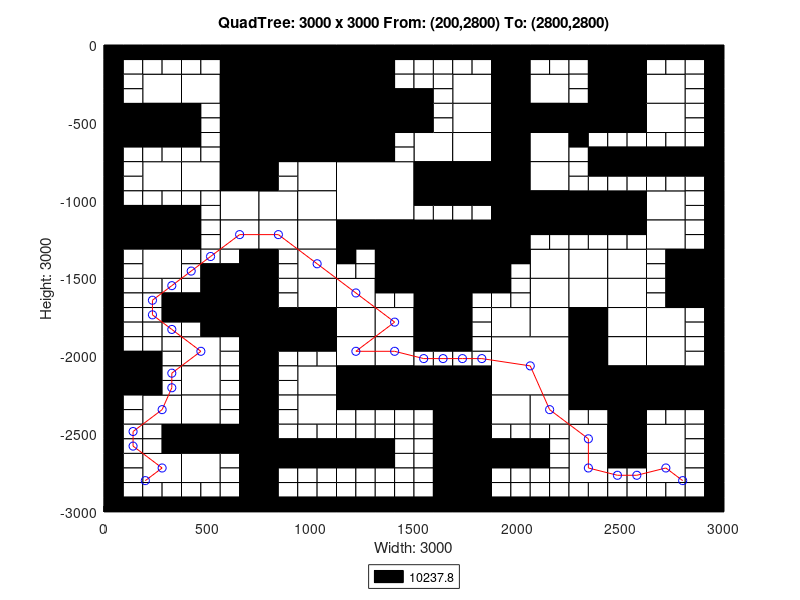

Recreate this plot in MATLAB.
axis([0 3000 -3000 0]);
title('QuadTree: 3000 x 3000 From: (200,2800) To: (2800,2800)');
xlabel('Width: 3000');
ylabel('Height: 3000');
rectangle('Position',[750 -375 375 375], 'FaceColor',[0 0 0]);
rectangle('Position',[750 -750 375 375], 'FaceColor',[0 0 0]);
rectangle('Position',[1125 -1125 375 375], 'FaceColor',[1 1 1]);
rectangle('Position',[1500 -1500 375 375], 'FaceColor',[0 0 0]);
rectangle('Position',[1875 -2250 375 375], 'FaceColor',[1 1 1]);
rectangle('Position',[187.5 -375 187.5 187.5], 'FaceColor',[1 1 1]);
rectangle('Position',[562.5 -187.5 187.5 187.5], 'FaceColor',[0 0 0]);
rectangle('Position',[375 -375 187.5 187.5], 'FaceColor',[1 1 1]);
rectangle('Position',[562.5 -375 187.5 187.5], 'FaceColor',[0 0 0]);
rectangle('Position',[0 -562.5 187.5 187.5], 'FaceColor',[0 0 0]);
rectangle('Position',[187.5 -562.5 187.5 187.5], 'FaceColor',[0 0 0]);
rectangle('Position',[562.5 -562.5 187.5 187.5], 'FaceColor',[0 0 0]);
rectangle('Position',[562.5 -750 187.5 187.5], 'FaceColor',[0 0 0]);
rectangle('Position',[1125 -187.5 187.5 187.5], 'FaceColor',[0 0 0]);
rectangle('Position',[1125 -375 187.5 187.5], 'FaceColor',[0 0 0]);
rectangle('Position',[1125 -562.5 187.5 187.5], 'FaceColor',[0 0 0]);
rectangle('Position',[1312.5 -562.5 187.5 187.5], 'FaceColor',[0 0 0]);
rectangle('Position',[1125 -750 187.5 187.5], 'FaceColor',[0 0 0]);
rectangle('Position',[187.5 -937.5 187.5 187.5], 'FaceColor',[1 1 1]);
rectangle('Position',[375 -937.5 187.5 187.5], 'FaceColor',[1 1 1]);
rectangle('Position',[562.5 -937.5 187.5 187.5], 'FaceColor',[0 0 0]);
rectangle('Position',[562.5 -1125 187.5 187.5], 'FaceColor',[1 1 1]);
rectangle('Position',[0 -1312.5 187.5 187.5], 'FaceColor',[0 0 0]);
rectangle('Position',[187.5 -1312.5 187.5 187.5], 'FaceColor',[0 0 0]);
rectangle('Position',[187.5 -1500 187.5 187.5], 'FaceColor',[1 1 1]);
rectangle('Position',[562.5 -1312.5 187.5 187.5], 'FaceColor',[1 1 1]);
rectangle('Position',[937.5 -937.5 187.5 187.5], 'FaceColor',[1 1 1]);
rectangle('Position',[750 -1125 187.5 187.5], 'FaceColor',[1 1 1]);
rectangle('Position',[937.5 -1125 187.5 187.5], 'FaceColor',[1 1 1]);
rectangle('Position',[750 -1312.5 187.5 187.5], 'FaceColor',[1 1 1]);
rectangle('Position',[937.5 -1312.5 187.5 187.5], 'FaceColor',[1 1 1]);
rectangle('Position',[937.5 -1500 187.5 187.5], 'FaceColor',[1 1 1]);
rectangle('Position',[1125 -1312.5 187.5 187.5], 'FaceColor',[0 0 0]);
rectangle('Position',[1312.5 -1312.5 187.5 187.5], 'FaceColor',[0 0 0]);
rectangle('Position',[1312.5 -1500 187.5 187.5], 'FaceColor',[0 0 0]);
rectangle('Position',[1687.5 -375 187.5 187.5], 'FaceColor',[1 1 1]);
rectangle('Position',[1875 -187.5 187.5 187.5], 'FaceColor',[0 0 0]);
rectangle('Position',[1875 -375 187.5 187.5], 'FaceColor',[0 0 0]);
rectangle('Position',[2062.5 -375 187.5 187.5], 'FaceColor',[1 1 1]);
rectangle('Position',[1687.5 -562.5 187.5 187.5], 'FaceColor',[1 1 1]);
rectangle('Position',[1500 -750 187.5 187.5], 'FaceColor',[1 1 1]);
rectangle('Position',[1687.5 -750 187.5 187.5], 'FaceColor',[1 1 1]);
rectangle('Position',[1875 -562.5 187.5 187.5], 'FaceColor',[0 0 0]);
rectangle('Position',[2062.5 -562.5 187.5 187.5], 'FaceColor',[0 0 0]);
rectangle('Position',[1875 -750 187.5 187.5], 'FaceColor',[0 0 0]);
rectangle('Position',[2062.5 -750 187.5 187.5], 'FaceColor',[1 1 1]);
rectangle('Position',[2437.5 -187.5 187.5 187.5], 'FaceColor',[0 0 0]);
rectangle('Position',[2437.5 -375 187.5 187.5], 'FaceColor',[0 0 0]);
rectangle('Position',[2625 -375 187.5 187.5], 'FaceColor',[1 1 1]);
rectangle('Position',[2250 -562.5 187.5 187.5], 'FaceColor',[0 0 0]);
rectangle('Position',[2437.5 -562.5 187.5 187.5], 'FaceColor',[0 0 0]);
rectangle('Position',[2625 -562.5 187.5 187.5], 'FaceColor',[1 1 1]);
rectangle('Position',[1500 -937.5 187.5 187.5], 'FaceColor',[0 0 0]);
rectangle('Position',[1687.5 -937.5 187.5 187.5], 'FaceColor',[0 0 0]);
rectangle('Position',[1875 -937.5 187.5 187.5], 'FaceColor',[0 0 0]);
rectangle('Position',[2062.5 -937.5 187.5 187.5], 'FaceColor',[1 1 1]);
rectangle('Position',[1875 -1125 187.5 187.5], 'FaceColor',[0 0 0]);
rectangle('Position',[2062.5 -1125 187.5 187.5], 'FaceColor',[0 0 0]);
rectangle('Position',[1875 -1312.5 187.5 187.5], 'FaceColor',[0 0 0]);
rectangle('Position',[2062.5 -1500 187.5 187.5], 'FaceColor',[1 1 1]);
rectangle('Position',[2250 -1125 187.5 187.5], 'FaceColor',[0 0 0]);
rectangle('Position',[2437.5 -1125 187.5 187.5], 'FaceColor',[0 0 0]);
rectangle('Position',[2625 -1125 187.5 187.5], 'FaceColor',[1 1 1]);
rectangle('Position',[2250 -1500 187.5 187.5], 'FaceColor',[1 1 1]);
rectangle('Position',[2437.5 -1500 187.5 187.5], 'FaceColor',[1 1 1]);
rectangle('Position',[2625 -1312.5 187.5 187.5], 'FaceColor',[1 1 1]);
rectangle('Position',[2812.5 -1500 187.5 187.5], 'FaceColor',[0 0 0]);
rectangle('Position',[562.5 -1687.5 187.5 187.5], 'FaceColor',[0 0 0]);
rectangle('Position',[562.5 -1875 187.5 187.5], 'FaceColor',[0 0 0]);
rectangle('Position',[0 -2250 187.5 187.5], 'FaceColor',[0 0 0]);
rectangle('Position',[375 -2062.5 187.5 187.5], 'FaceColor',[1 1 1]);
rectangle('Position',[375 -2250 187.5 187.5], 'FaceColor',[1 1 1]);
rectangle('Position',[937.5 -1687.5 187.5 187.5], 'FaceColor',[1 1 1]);
rectangle('Position',[750 -1875 187.5 187.5], 'FaceColor',[0 0 0]);
rectangle('Position',[937.5 -1875 187.5 187.5], 'FaceColor',[0 0 0]);
rectangle('Position',[1125 -1687.5 187.5 187.5], 'FaceColor',[1 1 1]);
rectangle('Position',[1125 -1875 187.5 187.5], 'FaceColor',[1 1 1]);
rectangle('Position',[1312.5 -1875 187.5 187.5], 'FaceColor',[1 1 1]);
rectangle('Position',[937.5 -2250 187.5 187.5], 'FaceColor',[1 1 1]);
rectangle('Position',[1125 -2062.5 187.5 187.5], 'FaceColor',[1 1 1]);
rectangle('Position',[1312.5 -2062.5 187.5 187.5], 'FaceColor',[1 1 1]);
rectangle('Position',[1125 -2250 187.5 187.5], 'FaceColor',[0 0 0]);
rectangle('Position',[1312.5 -2250 187.5 187.5], 'FaceColor',[0 0 0]);
rectangle('Position',[187.5 -2437.5 187.5 187.5], 'FaceColor',[1 1 1]);
rectangle('Position',[375 -2437.5 187.5 187.5], 'FaceColor',[1 1 1]);
rectangle('Position',[375 -2625 187.5 187.5], 'FaceColor',[0 0 0]);
rectangle('Position',[562.5 -2625 187.5 187.5], 'FaceColor',[0 0 0]);
rectangle('Position',[187.5 -2812.5 187.5 187.5], 'FaceColor',[1 1 1]);
rectangle('Position',[375 -2812.5 187.5 187.5], 'FaceColor',[1 1 1]);
rectangle('Position',[937.5 -2437.5 187.5 187.5], 'FaceColor',[1 1 1]);
rectangle('Position',[1500 -1687.5 187.5 187.5], 'FaceColor',[0 0 0]);
rectangle('Position',[1500 -1875 187.5 187.5], 'FaceColor',[0 0 0]);
rectangle('Position',[2062.5 -1687.5 187.5 187.5], 'FaceColor',[1 1 1]);
rectangle('Position',[1875 -1875 187.5 187.5], 'FaceColor',[1 1 1]);
rectangle('Position',[2062.5 -1875 187.5 187.5], 'FaceColor',[1 1 1]);
rectangle('Position',[1500 -2250 187.5 187.5], 'FaceColor',[0 0 0]);
rectangle('Position',[1687.5 -2250 187.5 187.5], 'FaceColor',[0 0 0]);
rectangle('Position',[2250 -1687.5 187.5 187.5], 'FaceColor',[1 1 1]);
rectangle('Position',[2437.5 -1687.5 187.5 187.5], 'FaceColor',[1 1 1]);
rectangle('Position',[2250 -1875 187.5 187.5], 'FaceColor',[0 0 0]);
rectangle('Position',[2437.5 -1875 187.5 187.5], 'FaceColor',[1 1 1]);
rectangle('Position',[2812.5 -1687.5 187.5 187.5], 'FaceColor',[0 0 0]);
rectangle('Position',[2625 -1875 187.5 187.5], 'FaceColor',[1 1 1]);
rectangle('Position',[2250 -2062.5 187.5 187.5], 'FaceColor',[0 0 0]);
rectangle('Position',[2437.5 -2062.5 187.5 187.5], 'FaceColor',[1 1 1]);
rectangle('Position',[2250 -2250 187.5 187.5], 'FaceColor',[0 0 0]);
rectangle('Position',[2437.5 -2250 187.5 187.5], 'FaceColor',[0 0 0]);
rectangle('Position',[2625 -2062.5 187.5 187.5], 'FaceColor',[1 1 1]);
rectangle('Position',[2625 -2250 187.5 187.5], 'FaceColor',[0 0 0]);
rectangle('Position',[2812.5 -2250 187.5 187.5], 'FaceColor',[0 0 0]);
rectangle('Position',[1687.5 -2437.5 187.5 187.5], 'FaceColor',[0 0 0]);
rectangle('Position',[1687.5 -2625 187.5 187.5], 'FaceColor',[0 0 0]);
rectangle('Position',[1875 -2437.5 187.5 187.5], 'FaceColor',[1 1 1]);
rectangle('Position',[2062.5 -2437.5 187.5 187.5], 'FaceColor',[1 1 1]);
rectangle('Position',[1687.5 -2812.5 187.5 187.5], 'FaceColor',[0 0 0]);
rectangle('Position',[1687.5 -3000 187.5 187.5], 'FaceColor',[0 0 0]);
rectangle('Position',[2437.5 -2437.5 187.5 187.5], 'FaceColor',[0 0 0]);
rectangle('Position',[2250 -2625 187.5 187.5], 'FaceColor',[1 1 1]);
rectangle('Position',[2437.5 -2625 187.5 187.5], 'FaceColor',[0 0 0]);
rectangle('Position',[2625 -2625 187.5 187.5], 'FaceColor',[1 1 1]);
rectangle('Position',[2250 -2812.5 187.5 187.5], 'FaceColor',[1 1 1]);
rectangle('Position',[2625 -2812.5 187.5 187.5], 'FaceColor',[1 1 1]);
rectangle('Position',[0 -93.75 93.75 93.75], 'FaceColor',[0 0 0]);
rectangle('Position',[93.75 -93.75 93.75 93.75], 'FaceColor',[0 0 0]);
rectangle('Position',[0 -187.5 93.75 93.75], 'FaceColor',[0 0 0]);
rectangle('Position',[93.75 -187.5 93.75 93.75], 'FaceColor',[1 1 1]);
rectangle('Position',[187.5 -93.75 93.75 93.75], 'FaceColor',[0 0 0]);
rectangle('Position',[281.25 -93.75 93.75 93.75], 'FaceColor',[0 0 0]);
rectangle('Position',[187.5 -187.5 93.75 93.75], 'FaceColor',[1 1 1]);
rectangle('Position',[281.25 -187.5 93.75 93.75], 'FaceColor',[1 1 1]);
rectangle('Position',[0 -281.25 93.75 93.75], 'FaceColor',[0 0 0]);
rectangle('Position',[93.75 -281.25 93.75 93.75], 'FaceColor',[1 1 1]);
rectangle('Position',[0 -375 93.75 93.75], 'FaceColor',[0 0 0]);
rectangle('Position',[93.75 -375 93.75 93.75], 'FaceColor',[1 1 1]);
rectangle('Position',[375 -93.75 93.75 93.75], 'FaceColor',[0 0 0]);
rectangle('Position',[468.75 -93.75 93.75 93.75], 'FaceColor',[0 0 0]);
rectangle('Position',[375 -187.5 93.75 93.75], 'FaceColor',[1 1 1]);
rectangle('Position',[468.75 -187.5 93.75 93.75], 'FaceColor',[1 1 1]);
rectangle('Position',[0 -656.25 93.75 93.75], 'FaceColor',[0 0 0]);
rectangle('Position',[93.75 -656.25 93.75 93.75], 'FaceColor',[0 0 0]);
rectangle('Position',[0 -750 93.75 93.75], 'FaceColor',[0 0 0]);
rectangle('Position',[93.75 -750 93.75 93.75], 'FaceColor',[1 1 1]);
rectangle('Position',[187.5 -656.25 93.75 93.75], 'FaceColor',[0 0 0]);
rectangle('Position',[281.25 -656.25 93.75 93.75], 'FaceColor',[0 0 0]);
rectangle('Position',[187.5 -750 93.75 93.75], 'FaceColor',[1 1 1]);
rectangle('Position',[281.25 -750 93.75 93.75], 'FaceColor',[1 1 1]);
rectangle('Position',[375 -468.75 93.75 93.75], 'FaceColor',[0 0 0]);
rectangle('Position',[468.75 -468.75 93.75 93.75], 'FaceColor',[1 1 1]);
rectangle('Position',[375 -562.5 93.75 93.75], 'FaceColor',[0 0 0]);
rectangle('Position',[468.75 -562.5 93.75 93.75], 'FaceColor',[1 1 1]);
rectangle('Position',[375 -656.25 93.75 93.75], 'FaceColor',[0 0 0]);
rectangle('Position',[468.75 -656.25 93.75 93.75], 'FaceColor',[1 1 1]);
rectangle('Position',[375 -750 93.75 93.75], 'FaceColor',[1 1 1]);
rectangle('Position',[468.75 -750 93.75 93.75], 'FaceColor',[1 1 1]);
rectangle('Position',[1312.5 -93.75 93.75 93.75], 'FaceColor',[0 0 0]);
rectangle('Position',[1406.25 -93.75 93.75 93.75], 'FaceColor',[0 0 0]);
rectangle('Position',[1312.5 -187.5 93.75 93.75], 'FaceColor',[0 0 0]);
rectangle('Position',[1406.25 -187.5 93.75 93.75], 'FaceColor',[1 1 1]);
rectangle('Position',[1312.5 -281.25 93.75 93.75], 'FaceColor',[0 0 0]);
rectangle('Position',[1406.25 -281.25 93.75 93.75], 'FaceColor',[1 1 1]);
rectangle('Position',[1312.5 -375 93.75 93.75], 'FaceColor',[0 0 0]);
rectangle('Position',[1406.25 -375 93.75 93.75], 'FaceColor',[0 0 0]);
rectangle('Position',[1312.5 -656.25 93.75 93.75], 'FaceColor',[0 0 0]);
rectangle('Position',[1406.25 -656.25 93.75 93.75], 'FaceColor',[1 1 1]);
rectangle('Position',[1312.5 -750 93.75 93.75], 'FaceColor',[0 0 0]);
rectangle('Position',[1406.25 -750 93.75 93.75], 'FaceColor',[1 1 1]);
rectangle('Position',[0 -843.75 93.75 93.75], 'FaceColor',[0 0 0]);
rectangle('Position',[93.75 -843.75 93.75 93.75], 'FaceColor',[1 1 1]);
rectangle('Position',[0 -937.5 93.75 93.75], 'FaceColor',[0 0 0]);
rectangle('Position',[93.75 -937.5 93.75 93.75], 'FaceColor',[1 1 1]);
rectangle('Position',[0 -1031.25 93.75 93.75], 'FaceColor',[0 0 0]);
rectangle('Position',[93.75 -1031.25 93.75 93.75], 'FaceColor',[1 1 1]);
rectangle('Position',[0 -1125 93.75 93.75], 'FaceColor',[0 0 0]);
rectangle('Position',[93.75 -1125 93.75 93.75], 'FaceColor',[0 0 0]);
rectangle('Position',[187.5 -1031.25 93.75 93.75], 'FaceColor',[1 1 1]);
rectangle('Position',[281.25 -1031.25 93.75 93.75], 'FaceColor',[1 1 1]);
rectangle('Position',[187.5 -1125 93.75 93.75], 'FaceColor',[0 0 0]);
rectangle('Position',[281.25 -1125 93.75 93.75], 'FaceColor',[0 0 0]);
rectangle('Position',[375 -1031.25 93.75 93.75], 'FaceColor',[1 1 1]);
rectangle('Position',[468.75 -1031.25 93.75 93.75], 'FaceColor',[1 1 1]);
rectangle('Position',[375 -1125 93.75 93.75], 'FaceColor',[0 0 0]);
rectangle('Position',[468.75 -1125 93.75 93.75], 'FaceColor',[1 1 1]);
rectangle('Position',[0 -1406.25 93.75 93.75], 'FaceColor',[0 0 0]);
rectangle('Position',[93.75 -1406.25 93.75 93.75], 'FaceColor',[1 1 1]);
rectangle('Position',[0 -1500 93.75 93.75], 'FaceColor',[0 0 0]);
rectangle('Position',[93.75 -1500 93.75 93.75], 'FaceColor',[1 1 1]);
rectangle('Position',[375 -1218.75 93.75 93.75], 'FaceColor',[0 0 0]);
rectangle('Position',[468.75 -1218.75 93.75 93.75], 'FaceColor',[1 1 1]);
rectangle('Position',[375 -1312.5 93.75 93.75], 'FaceColor',[0 0 0]);
rectangle('Position',[468.75 -1312.5 93.75 93.75], 'FaceColor',[1 1 1]);
rectangle('Position',[375 -1406.25 93.75 93.75], 'FaceColor',[1 1 1]);
rectangle('Position',[468.75 -1406.25 93.75 93.75], 'FaceColor',[1 1 1]);
rectangle('Position',[375 -1500 93.75 93.75], 'FaceColor',[1 1 1]);
rectangle('Position',[468.75 -1500 93.75 93.75], 'FaceColor',[0 0 0]);
rectangle('Position',[562.5 -1406.25 93.75 93.75], 'FaceColor',[1 1 1]);
rectangle('Position',[656.25 -1406.25 93.75 93.75], 'FaceColor',[0 0 0]);
rectangle('Position',[562.5 -1500 93.75 93.75], 'FaceColor',[0 0 0]);
rectangle('Position',[656.25 -1500 93.75 93.75], 'FaceColor',[0 0 0]);
rectangle('Position',[750 -843.75 93.75 93.75], 'FaceColor',[0 0 0]);
rectangle('Position',[843.75 -843.75 93.75 93.75], 'FaceColor',[1 1 1]);
rectangle('Position',[750 -937.5 93.75 93.75], 'FaceColor',[0 0 0]);
rectangle('Position',[843.75 -937.5 93.75 93.75], 'FaceColor',[1 1 1]);
rectangle('Position',[750 -1406.25 93.75 93.75], 'FaceColor',[0 0 0]);
rectangle('Position',[843.75 -1406.25 93.75 93.75], 'FaceColor',[1 1 1]);
rectangle('Position',[750 -1500 93.75 93.75], 'FaceColor',[0 0 0]);
rectangle('Position',[843.75 -1500 93.75 93.75], 'FaceColor',[1 1 1]);
rectangle('Position',[1125 -1406.25 93.75 93.75], 'FaceColor',[0 0 0]);
rectangle('Position',[1218.75 -1406.25 93.75 93.75], 'FaceColor',[1 1 1]);
rectangle('Position',[1125 -1500 93.75 93.75], 'FaceColor',[1 1 1]);
rectangle('Position',[1218.75 -1500 93.75 93.75], 'FaceColor',[1 1 1]);
rectangle('Position',[1500 -93.75 93.75 93.75], 'FaceColor',[0 0 0]);
rectangle('Position',[1593.75 -93.75 93.75 93.75], 'FaceColor',[0 0 0]);
rectangle('Position',[1500 -187.5 93.75 93.75], 'FaceColor',[1 1 1]);
rectangle('Position',[1593.75 -187.5 93.75 93.75], 'FaceColor',[1 1 1]);
rectangle('Position',[1687.5 -93.75 93.75 93.75], 'FaceColor',[0 0 0]);
rectangle('Position',[1781.25 -93.75 93.75 93.75], 'FaceColor',[0 0 0]);
rectangle('Position',[1687.5 -187.5 93.75 93.75], 'FaceColor',[1 1 1]);
rectangle('Position',[1781.25 -187.5 93.75 93.75], 'FaceColor',[1 1 1]);
rectangle('Position',[1500 -281.25 93.75 93.75], 'FaceColor',[1 1 1]);
rectangle('Position',[1593.75 -281.25 93.75 93.75], 'FaceColor',[1 1 1]);
rectangle('Position',[1500 -375 93.75 93.75], 'FaceColor',[0 0 0]);
rectangle('Position',[1593.75 -375 93.75 93.75], 'FaceColor',[1 1 1]);
rectangle('Position',[2062.5 -93.75 93.75 93.75], 'FaceColor',[0 0 0]);
rectangle('Position',[2156.25 -93.75 93.75 93.75], 'FaceColor',[0 0 0]);
rectangle('Position',[2062.5 -187.5 93.75 93.75], 'FaceColor',[1 1 1]);
rectangle('Position',[2156.25 -187.5 93.75 93.75], 'FaceColor',[1 1 1]);
rectangle('Position',[1500 -468.75 93.75 93.75], 'FaceColor',[0 0 0]);
rectangle('Position',[1593.75 -468.75 93.75 93.75], 'FaceColor',[1 1 1]);
rectangle('Position',[1500 -562.5 93.75 93.75], 'FaceColor',[0 0 0]);
rectangle('Position',[1593.75 -562.5 93.75 93.75], 'FaceColor',[1 1 1]);
rectangle('Position',[2250 -93.75 93.75 93.75], 'FaceColor',[0 0 0]);
rectangle('Position',[2343.75 -93.75 93.75 93.75], 'FaceColor',[0 0 0]);
rectangle('Position',[2250 -187.5 93.75 93.75], 'FaceColor',[1 1 1]);
rectangle('Position',[2343.75 -187.5 93.75 93.75], 'FaceColor',[0 0 0]);
rectangle('Position',[2250 -281.25 93.75 93.75], 'FaceColor',[1 1 1]);
rectangle('Position',[2343.75 -281.25 93.75 93.75], 'FaceColor',[0 0 0]);
rectangle('Position',[2250 -375 93.75 93.75], 'FaceColor',[1 1 1]);
rectangle('Position',[2343.75 -375 93.75 93.75], 'FaceColor',[0 0 0]);
rectangle('Position',[2625 -93.75 93.75 93.75], 'FaceColor',[0 0 0]);
rectangle('Position',[2718.75 -93.75 93.75 93.75], 'FaceColor',[0 0 0]);
rectangle('Position',[2625 -187.5 93.75 93.75], 'FaceColor',[1 1 1]);
rectangle('Position',[2718.75 -187.5 93.75 93.75], 'FaceColor',[1 1 1]);
rectangle('Position',[2812.5 -93.75 93.75 93.75], 'FaceColor',[0 0 0]);
rectangle('Position',[2906.25 -93.75 93.75 93.75], 'FaceColor',[0 0 0]);
rectangle('Position',[2812.5 -187.5 93.75 93.75], 'FaceColor',[1 1 1]);
rectangle('Position',[2906.25 -187.5 93.75 93.75], 'FaceColor',[0 0 0]);
rectangle('Position',[2812.5 -281.25 93.75 93.75], 'FaceColor',[1 1 1]);
rectangle('Position',[2906.25 -281.25 93.75 93.75], 'FaceColor',[0 0 0]);
rectangle('Position',[2812.5 -375 93.75 93.75], 'FaceColor',[1 1 1]);
rectangle('Position',[2906.25 -375 93.75 93.75], 'FaceColor',[0 0 0]);
rectangle('Position',[2250 -656.25 93.75 93.75], 'FaceColor',[0 0 0]);
rectangle('Position',[2343.75 -656.25 93.75 93.75], 'FaceColor',[1 1 1]);
rectangle('Position',[2250 -750 93.75 93.75], 'FaceColor',[1 1 1]);
rectangle('Position',[2343.75 -750 93.75 93.75], 'FaceColor',[0 0 0]);
rectangle('Position',[2437.5 -656.25 93.75 93.75], 'FaceColor',[1 1 1]);
rectangle('Position',[2531.25 -656.25 93.75 93.75], 'FaceColor',[1 1 1]);
rectangle('Position',[2437.5 -750 93.75 93.75], 'FaceColor',[0 0 0]);
rectangle('Position',[2531.25 -750 93.75 93.75], 'FaceColor',[0 0 0]);
rectangle('Position',[2812.5 -468.75 93.75 93.75], 'FaceColor',[1 1 1]);
rectangle('Position',[2906.25 -468.75 93.75 93.75], 'FaceColor',[0 0 0]);
rectangle('Position',[2812.5 -562.5 93.75 93.75], 'FaceColor',[1 1 1]);
rectangle('Position',[2906.25 -562.5 93.75 93.75], 'FaceColor',[0 0 0]);
rectangle('Position',[2625 -656.25 93.75 93.75], 'FaceColor',[1 1 1]);
rectangle('Position',[2718.75 -656.25 93.75 93.75], 'FaceColor',[1 1 1]);
rectangle('Position',[2625 -750 93.75 93.75], 'FaceColor',[0 0 0]);
rectangle('Position',[2718.75 -750 93.75 93.75], 'FaceColor',[0 0 0]);
rectangle('Position',[2812.5 -656.25 93.75 93.75], 'FaceColor',[1 1 1]);
rectangle('Position',[2906.25 -656.25 93.75 93.75], 'FaceColor',[0 0 0]);
rectangle('Position',[2812.5 -750 93.75 93.75], 'FaceColor',[0 0 0]);
rectangle('Position',[2906.25 -750 93.75 93.75], 'FaceColor',[0 0 0]);
rectangle('Position',[1500 -1031.25 93.75 93.75], 'FaceColor',[0 0 0]);
rectangle('Position',[1593.75 -1031.25 93.75 93.75], 'FaceColor',[0 0 0]);
rectangle('Position',[1500 -1125 93.75 93.75], 'FaceColor',[1 1 1]);
rectangle('Position',[1593.75 -1125 93.75 93.75], 'FaceColor',[1 1 1]);
rectangle('Position',[1687.5 -1031.25 93.75 93.75], 'FaceColor',[0 0 0]);
rectangle('Position',[1781.25 -1031.25 93.75 93.75], 'FaceColor',[0 0 0]);
rectangle('Position',[1687.5 -1125 93.75 93.75], 'FaceColor',[1 1 1]);
rectangle('Position',[1781.25 -1125 93.75 93.75], 'FaceColor',[1 1 1]);
rectangle('Position',[2062.5 -1218.75 93.75 93.75], 'FaceColor',[0 0 0]);
rectangle('Position',[2156.25 -1218.75 93.75 93.75], 'FaceColor',[0 0 0]);
rectangle('Position',[2062.5 -1312.5 93.75 93.75], 'FaceColor',[1 1 1]);
rectangle('Position',[2156.25 -1312.5 93.75 93.75], 'FaceColor',[1 1 1]);
rectangle('Position',[1875 -1406.25 93.75 93.75], 'FaceColor',[0 0 0]);
rectangle('Position',[1968.75 -1406.25 93.75 93.75], 'FaceColor',[0 0 0]);
rectangle('Position',[1875 -1500 93.75 93.75], 'FaceColor',[0 0 0]);
rectangle('Position',[1968.75 -1500 93.75 93.75], 'FaceColor',[1 1 1]);
rectangle('Position',[2250 -843.75 93.75 93.75], 'FaceColor',[1 1 1]);
rectangle('Position',[2343.75 -843.75 93.75 93.75], 'FaceColor',[0 0 0]);
rectangle('Position',[2250 -937.5 93.75 93.75], 'FaceColor',[1 1 1]);
rectangle('Position',[2343.75 -937.5 93.75 93.75], 'FaceColor',[1 1 1]);
rectangle('Position',[2437.5 -843.75 93.75 93.75], 'FaceColor',[0 0 0]);
rectangle('Position',[2531.25 -843.75 93.75 93.75], 'FaceColor',[0 0 0]);
rectangle('Position',[2437.5 -937.5 93.75 93.75], 'FaceColor',[1 1 1]);
rectangle('Position',[2531.25 -937.5 93.75 93.75], 'FaceColor',[1 1 1]);
rectangle('Position',[2625 -843.75 93.75 93.75], 'FaceColor',[0 0 0]);
rectangle('Position',[2718.75 -843.75 93.75 93.75], 'FaceColor',[0 0 0]);
rectangle('Position',[2625 -937.5 93.75 93.75], 'FaceColor',[1 1 1]);
rectangle('Position',[2718.75 -937.5 93.75 93.75], 'FaceColor',[1 1 1]);
rectangle('Position',[2812.5 -843.75 93.75 93.75], 'FaceColor',[0 0 0]);
rectangle('Position',[2906.25 -843.75 93.75 93.75], 'FaceColor',[0 0 0]);
rectangle('Position',[2812.5 -937.5 93.75 93.75], 'FaceColor',[1 1 1]);
rectangle('Position',[2906.25 -937.5 93.75 93.75], 'FaceColor',[0 0 0]);
rectangle('Position',[2812.5 -1031.25 93.75 93.75], 'FaceColor',[1 1 1]);
rectangle('Position',[2906.25 -1031.25 93.75 93.75], 'FaceColor',[0 0 0]);
rectangle('Position',[2812.5 -1125 93.75 93.75], 'FaceColor',[1 1 1]);
rectangle('Position',[2906.25 -1125 93.75 93.75], 'FaceColor',[0 0 0]);
rectangle('Position',[2250 -1218.75 93.75 93.75], 'FaceColor',[0 0 0]);
rectangle('Position',[2343.75 -1218.75 93.75 93.75], 'FaceColor',[0 0 0]);
rectangle('Position',[2250 -1312.5 93.75 93.75], 'FaceColor',[1 1 1]);
rectangle('Position',[2343.75 -1312.5 93.75 93.75], 'FaceColor',[1 1 1]);
rectangle('Position',[2437.5 -1218.75 93.75 93.75], 'FaceColor',[0 0 0]);
rectangle('Position',[2531.25 -1218.75 93.75 93.75], 'FaceColor',[0 0 0]);
rectangle('Position',[2437.5 -1312.5 93.75 93.75], 'FaceColor',[1 1 1]);
rectangle('Position',[2531.25 -1312.5 93.75 93.75], 'FaceColor',[1 1 1]);
rectangle('Position',[2812.5 -1218.75 93.75 93.75], 'FaceColor',[1 1 1]);
rectangle('Position',[2906.25 -1218.75 93.75 93.75], 'FaceColor',[0 0 0]);
rectangle('Position',[2812.5 -1312.5 93.75 93.75], 'FaceColor',[1 1 1]);
rectangle('Position',[2906.25 -1312.5 93.75 93.75], 'FaceColor',[0 0 0]);
rectangle('Position',[2625 -1406.25 93.75 93.75], 'FaceColor',[1 1 1]);
rectangle('Position',[2718.75 -1406.25 93.75 93.75], 'FaceColor',[0 0 0]);
rectangle('Position',[2625 -1500 93.75 93.75], 'FaceColor',[1 1 1]);
rectangle('Position',[2718.75 -1500 93.75 93.75], 'FaceColor',[0 0 0]);
rectangle('Position',[0 -1593.75 93.75 93.75], 'FaceColor',[0 0 0]);
rectangle('Position',[93.75 -1593.75 93.75 93.75], 'FaceColor',[1 1 1]);
rectangle('Position',[0 -1687.5 93.75 93.75], 'FaceColor',[0 0 0]);
rectangle('Position',[93.75 -1687.5 93.75 93.75], 'FaceColor',[1 1 1]);
rectangle('Position',[187.5 -1593.75 93.75 93.75], 'FaceColor',[1 1 1]);
rectangle('Position',[281.25 -1593.75 93.75 93.75], 'FaceColor',[1 1 1]);
rectangle('Position',[187.5 -1687.5 93.75 93.75], 'FaceColor',[1 1 1]);
rectangle('Position',[281.25 -1687.5 93.75 93.75], 'FaceColor',[0 0 0]);
rectangle('Position',[0 -1781.25 93.75 93.75], 'FaceColor',[0 0 0]);
rectangle('Position',[93.75 -1781.25 93.75 93.75], 'FaceColor',[1 1 1]);
rectangle('Position',[0 -1875 93.75 93.75], 'FaceColor',[0 0 0]);
rectangle('Position',[93.75 -1875 93.75 93.75], 'FaceColor',[1 1 1]);
rectangle('Position',[187.5 -1781.25 93.75 93.75], 'FaceColor',[1 1 1]);
rectangle('Position',[281.25 -1781.25 93.75 93.75], 'FaceColor',[0 0 0]);
rectangle('Position',[187.5 -1875 93.75 93.75], 'FaceColor',[1 1 1]);
rectangle('Position',[281.25 -1875 93.75 93.75], 'FaceColor',[1 1 1]);
rectangle('Position',[375 -1593.75 93.75 93.75], 'FaceColor',[1 1 1]);
rectangle('Position',[468.75 -1593.75 93.75 93.75], 'FaceColor',[0 0 0]);
rectangle('Position',[375 -1687.5 93.75 93.75], 'FaceColor',[0 0 0]);
rectangle('Position',[468.75 -1687.5 93.75 93.75], 'FaceColor',[0 0 0]);
rectangle('Position',[375 -1781.25 93.75 93.75], 'FaceColor',[0 0 0]);
rectangle('Position',[468.75 -1781.25 93.75 93.75], 'FaceColor',[0 0 0]);
rectangle('Position',[375 -1875 93.75 93.75], 'FaceColor',[1 1 1]);
rectangle('Position',[468.75 -1875 93.75 93.75], 'FaceColor',[0 0 0]);
rectangle('Position',[0 -1968.75 93.75 93.75], 'FaceColor',[0 0 0]);
rectangle('Position',[93.75 -1968.75 93.75 93.75], 'FaceColor',[1 1 1]);
rectangle('Position',[0 -2062.5 93.75 93.75], 'FaceColor',[0 0 0]);
rectangle('Position',[93.75 -2062.5 93.75 93.75], 'FaceColor',[0 0 0]);
rectangle('Position',[187.5 -1968.75 93.75 93.75], 'FaceColor',[1 1 1]);
rectangle('Position',[281.25 -1968.75 93.75 93.75], 'FaceColor',[1 1 1]);
rectangle('Position',[187.5 -2062.5 93.75 93.75], 'FaceColor',[0 0 0]);
rectangle('Position',[281.25 -2062.5 93.75 93.75], 'FaceColor',[1 1 1]);
rectangle('Position',[187.5 -2156.25 93.75 93.75], 'FaceColor',[0 0 0]);
rectangle('Position',[281.25 -2156.25 93.75 93.75], 'FaceColor',[1 1 1]);
rectangle('Position',[187.5 -2250 93.75 93.75], 'FaceColor',[0 0 0]);
rectangle('Position',[281.25 -2250 93.75 93.75], 'FaceColor',[1 1 1]);
rectangle('Position',[562.5 -1968.75 93.75 93.75], 'FaceColor',[1 1 1]);
rectangle('Position',[656.25 -1968.75 93.75 93.75], 'FaceColor',[0 0 0]);
rectangle('Position',[562.5 -2062.5 93.75 93.75], 'FaceColor',[1 1 1]);
rectangle('Position',[656.25 -2062.5 93.75 93.75], 'FaceColor',[0 0 0]);
rectangle('Position',[562.5 -2156.25 93.75 93.75], 'FaceColor',[1 1 1]);
rectangle('Position',[656.25 -2156.25 93.75 93.75], 'FaceColor',[0 0 0]);
rectangle('Position',[562.5 -2250 93.75 93.75], 'FaceColor',[1 1 1]);
rectangle('Position',[656.25 -2250 93.75 93.75], 'FaceColor',[0 0 0]);
rectangle('Position',[750 -1593.75 93.75 93.75], 'FaceColor',[0 0 0]);
rectangle('Position',[843.75 -1593.75 93.75 93.75], 'FaceColor',[1 1 1]);
rectangle('Position',[750 -1687.5 93.75 93.75], 'FaceColor',[0 0 0]);
rectangle('Position',[843.75 -1687.5 93.75 93.75], 'FaceColor',[1 1 1]);
rectangle('Position',[1312.5 -1593.75 93.75 93.75], 'FaceColor',[0 0 0]);
rectangle('Position',[1406.25 -1593.75 93.75 93.75], 'FaceColor',[0 0 0]);
rectangle('Position',[1312.5 -1687.5 93.75 93.75], 'FaceColor',[1 1 1]);
rectangle('Position',[1406.25 -1687.5 93.75 93.75], 'FaceColor',[1 1 1]);
rectangle('Position',[750 -1968.75 93.75 93.75], 'FaceColor',[0 0 0]);
rectangle('Position',[843.75 -1968.75 93.75 93.75], 'FaceColor',[0 0 0]);
rectangle('Position',[750 -2062.5 93.75 93.75], 'FaceColor',[0 0 0]);
rectangle('Position',[843.75 -2062.5 93.75 93.75], 'FaceColor',[1 1 1]);
rectangle('Position',[937.5 -1968.75 93.75 93.75], 'FaceColor',[0 0 0]);
rectangle('Position',[1031.25 -1968.75 93.75 93.75], 'FaceColor',[0 0 0]);
rectangle('Position',[937.5 -2062.5 93.75 93.75], 'FaceColor',[1 1 1]);
rectangle('Position',[1031.25 -2062.5 93.75 93.75], 'FaceColor',[1 1 1]);
rectangle('Position',[750 -2156.25 93.75 93.75], 'FaceColor',[0 0 0]);
rectangle('Position',[843.75 -2156.25 93.75 93.75], 'FaceColor',[1 1 1]);
rectangle('Position',[750 -2250 93.75 93.75], 'FaceColor',[0 0 0]);
rectangle('Position',[843.75 -2250 93.75 93.75], 'FaceColor',[1 1 1]);
rectangle('Position',[0 -2343.75 93.75 93.75], 'FaceColor',[0 0 0]);
rectangle('Position',[93.75 -2343.75 93.75 93.75], 'FaceColor',[1 1 1]);
rectangle('Position',[0 -2437.5 93.75 93.75], 'FaceColor',[0 0 0]);
rectangle('Position',[93.75 -2437.5 93.75 93.75], 'FaceColor',[1 1 1]);
rectangle('Position',[0 -2531.25 93.75 93.75], 'FaceColor',[0 0 0]);
rectangle('Position',[93.75 -2531.25 93.75 93.75], 'FaceColor',[1 1 1]);
rectangle('Position',[0 -2625 93.75 93.75], 'FaceColor',[0 0 0]);
rectangle('Position',[93.75 -2625 93.75 93.75], 'FaceColor',[1 1 1]);
rectangle('Position',[187.5 -2531.25 93.75 93.75], 'FaceColor',[1 1 1]);
rectangle('Position',[281.25 -2531.25 93.75 93.75], 'FaceColor',[0 0 0]);
rectangle('Position',[187.5 -2625 93.75 93.75], 'FaceColor',[1 1 1]);
rectangle('Position',[281.25 -2625 93.75 93.75], 'FaceColor',[0 0 0]);
rectangle('Position',[562.5 -2343.75 93.75 93.75], 'FaceColor',[1 1 1]);
rectangle('Position',[656.25 -2343.75 93.75 93.75], 'FaceColor',[0 0 0]);
rectangle('Position',[562.5 -2437.5 93.75 93.75], 'FaceColor',[1 1 1]);
rectangle('Position',[656.25 -2437.5 93.75 93.75], 'FaceColor',[0 0 0]);
rectangle('Position',[0 -2718.75 93.75 93.75], 'FaceColor',[0 0 0]);
rectangle('Position',[93.75 -2718.75 93.75 93.75], 'FaceColor',[1 1 1]);
rectangle('Position',[0 -2812.5 93.75 93.75], 'FaceColor',[0 0 0]);
rectangle('Position',[93.75 -2812.5 93.75 93.75], 'FaceColor',[1 1 1]);
rectangle('Position',[0 -2906.25 93.75 93.75], 'FaceColor',[0 0 0]);
rectangle('Position',[93.75 -2906.25 93.75 93.75], 'FaceColor',[1 1 1]);
rectangle('Position',[0 -3000 93.75 93.75], 'FaceColor',[0 0 0]);
rectangle('Position',[93.75 -3000 93.75 93.75], 'FaceColor',[0 0 0]);
rectangle('Position',[187.5 -2906.25 93.75 93.75], 'FaceColor',[1 1 1]);
rectangle('Position',[281.25 -2906.25 93.75 93.75], 'FaceColor',[1 1 1]);
rectangle('Position',[187.5 -3000 93.75 93.75], 'FaceColor',[0 0 0]);
rectangle('Position',[281.25 -3000 93.75 93.75], 'FaceColor',[0 0 0]);
rectangle('Position',[562.5 -2718.75 93.75 93.75], 'FaceColor',[1 1 1]);
rectangle('Position',[656.25 -2718.75 93.75 93.75], 'FaceColor',[0 0 0]);
rectangle('Position',[562.5 -2812.5 93.75 93.75], 'FaceColor',[1 1 1]);
rectangle('Position',[656.25 -2812.5 93.75 93.75], 'FaceColor',[0 0 0]);
rectangle('Position',[375 -2906.25 93.75 93.75], 'FaceColor',[1 1 1]);
rectangle('Position',[468.75 -2906.25 93.75 93.75], 'FaceColor',[1 1 1]);
rectangle('Position',[375 -3000 93.75 93.75], 'FaceColor',[0 0 0]);
rectangle('Position',[468.75 -3000 93.75 93.75], 'FaceColor',[0 0 0]);
rectangle('Position',[562.5 -2906.25 93.75 93.75], 'FaceColor',[1 1 1]);
rectangle('Position',[656.25 -2906.25 93.75 93.75], 'FaceColor',[0 0 0]);
rectangle('Position',[562.5 -3000 93.75 93.75], 'FaceColor',[0 0 0]);
rectangle('Position',[656.25 -3000 93.75 93.75], 'FaceColor',[0 0 0]);
rectangle('Position',[750 -2343.75 93.75 93.75], 'FaceColor',[0 0 0]);
rectangle('Position',[843.75 -2343.75 93.75 93.75], 'FaceColor',[1 1 1]);
rectangle('Position',[750 -2437.5 93.75 93.75], 'FaceColor',[0 0 0]);
rectangle('Position',[843.75 -2437.5 93.75 93.75], 'FaceColor',[1 1 1]);
rectangle('Position',[750 -2531.25 93.75 93.75], 'FaceColor',[0 0 0]);
rectangle('Position',[843.75 -2531.25 93.75 93.75], 'FaceColor',[1 1 1]);
rectangle('Position',[750 -2625 93.75 93.75], 'FaceColor',[0 0 0]);
rectangle('Position',[843.75 -2625 93.75 93.75], 'FaceColor',[0 0 0]);
rectangle('Position',[937.5 -2531.25 93.75 93.75], 'FaceColor',[1 1 1]);
rectangle('Position',[1031.25 -2531.25 93.75 93.75], 'FaceColor',[1 1 1]);
rectangle('Position',[937.5 -2625 93.75 93.75], 'FaceColor',[0 0 0]);
rectangle('Position',[1031.25 -2625 93.75 93.75], 'FaceColor',[0 0 0]);
rectangle('Position',[1125 -2343.75 93.75 93.75], 'FaceColor',[0 0 0]);
rectangle('Position',[1218.75 -2343.75 93.75 93.75], 'FaceColor',[0 0 0]);
rectangle('Position',[1125 -2437.5 93.75 93.75], 'FaceColor',[1 1 1]);
rectangle('Position',[1218.75 -2437.5 93.75 93.75], 'FaceColor',[1 1 1]);
rectangle('Position',[1312.5 -2343.75 93.75 93.75], 'FaceColor',[0 0 0]);
rectangle('Position',[1406.25 -2343.75 93.75 93.75], 'FaceColor',[0 0 0]);
rectangle('Position',[1312.5 -2437.5 93.75 93.75], 'FaceColor',[1 1 1]);
rectangle('Position',[1406.25 -2437.5 93.75 93.75], 'FaceColor',[1 1 1]);
rectangle('Position',[1125 -2531.25 93.75 93.75], 'FaceColor',[1 1 1]);
rectangle('Position',[1218.75 -2531.25 93.75 93.75], 'FaceColor',[1 1 1]);
rectangle('Position',[1125 -2625 93.75 93.75], 'FaceColor',[0 0 0]);
rectangle('Position',[1218.75 -2625 93.75 93.75], 'FaceColor',[0 0 0]);
rectangle('Position',[1312.5 -2531.25 93.75 93.75], 'FaceColor',[1 1 1]);
rectangle('Position',[1406.25 -2531.25 93.75 93.75], 'FaceColor',[1 1 1]);
rectangle('Position',[1312.5 -2625 93.75 93.75], 'FaceColor',[0 0 0]);
rectangle('Position',[1406.25 -2625 93.75 93.75], 'FaceColor',[1 1 1]);
rectangle('Position',[750 -2718.75 93.75 93.75], 'FaceColor',[0 0 0]);
rectangle('Position',[843.75 -2718.75 93.75 93.75], 'FaceColor',[0 0 0]);
rectangle('Position',[750 -2812.5 93.75 93.75], 'FaceColor',[0 0 0]);
rectangle('Position',[843.75 -2812.5 93.75 93.75], 'FaceColor',[1 1 1]);
rectangle('Position',[937.5 -2718.75 93.75 93.75], 'FaceColor',[0 0 0]);
rectangle('Position',[1031.25 -2718.75 93.75 93.75], 'FaceColor',[0 0 0]);
rectangle('Position',[937.5 -2812.5 93.75 93.75], 'FaceColor',[1 1 1]);
rectangle('Position',[1031.25 -2812.5 93.75 93.75], 'FaceColor',[1 1 1]);
rectangle('Position',[750 -2906.25 93.75 93.75], 'FaceColor',[0 0 0]);
rectangle('Position',[843.75 -2906.25 93.75 93.75], 'FaceColor',[1 1 1]);
rectangle('Position',[750 -3000 93.75 93.75], 'FaceColor',[0 0 0]);
rectangle('Position',[843.75 -3000 93.75 93.75], 'FaceColor',[0 0 0]);
rectangle('Position',[937.5 -2906.25 93.75 93.75], 'FaceColor',[1 1 1]);
rectangle('Position',[1031.25 -2906.25 93.75 93.75], 'FaceColor',[1 1 1]);
rectangle('Position',[937.5 -3000 93.75 93.75], 'FaceColor',[0 0 0]);
rectangle('Position',[1031.25 -3000 93.75 93.75], 'FaceColor',[0 0 0]);
rectangle('Position',[1125 -2718.75 93.75 93.75], 'FaceColor',[0 0 0]);
rectangle('Position',[1218.75 -2718.75 93.75 93.75], 'FaceColor',[0 0 0]);
rectangle('Position',[1125 -2812.5 93.75 93.75], 'FaceColor',[1 1 1]);
rectangle('Position',[1218.75 -2812.5 93.75 93.75], 'FaceColor',[1 1 1]);
rectangle('Position',[1312.5 -2718.75 93.75 93.75], 'FaceColor',[0 0 0]);
rectangle('Position',[1406.25 -2718.75 93.75 93.75], 'FaceColor',[1 1 1]);
rectangle('Position',[1312.5 -2812.5 93.75 93.75], 'FaceColor',[1 1 1]);
rectangle('Position',[1406.25 -2812.5 93.75 93.75], 'FaceColor',[1 1 1]);
rectangle('Position',[1125 -2906.25 93.75 93.75], 'FaceColor',[1 1 1]);
rectangle('Position',[1218.75 -2906.25 93.75 93.75], 'FaceColor',[1 1 1]);
rectangle('Position',[1125 -3000 93.75 93.75], 'FaceColor',[0 0 0]);
rectangle('Position',[1218.75 -3000 93.75 93.75], 'FaceColor',[0 0 0]);
rectangle('Position',[1312.5 -2906.25 93.75 93.75], 'FaceColor',[1 1 1]);
rectangle('Position',[1406.25 -2906.25 93.75 93.75], 'FaceColor',[1 1 1]);
rectangle('Position',[1312.5 -3000 93.75 93.75], 'FaceColor',[0 0 0]);
rectangle('Position',[1406.25 -3000 93.75 93.75], 'FaceColor',[0 0 0]);
rectangle('Position',[1687.5 -1593.75 93.75 93.75], 'FaceColor',[0 0 0]);
rectangle('Position',[1781.25 -1593.75 93.75 93.75], 'FaceColor',[0 0 0]);
rectangle('Position',[1687.5 -1687.5 93.75 93.75], 'FaceColor',[0 0 0]);
rectangle('Position',[1781.25 -1687.5 93.75 93.75], 'FaceColor',[1 1 1]);
rectangle('Position',[1687.5 -1781.25 93.75 93.75], 'FaceColor',[0 0 0]);
rectangle('Position',[1781.25 -1781.25 93.75 93.75], 'FaceColor',[1 1 1]);
rectangle('Position',[1687.5 -1875 93.75 93.75], 'FaceColor',[0 0 0]);
rectangle('Position',[1781.25 -1875 93.75 93.75], 'FaceColor',[1 1 1]);
rectangle('Position',[1875 -1593.75 93.75 93.75], 'FaceColor',[0 0 0]);
rectangle('Position',[1968.75 -1593.75 93.75 93.75], 'FaceColor',[1 1 1]);
rectangle('Position',[1875 -1687.5 93.75 93.75], 'FaceColor',[1 1 1]);
rectangle('Position',[1968.75 -1687.5 93.75 93.75], 'FaceColor',[1 1 1]);
rectangle('Position',[1500 -1968.75 93.75 93.75], 'FaceColor',[0 0 0]);
rectangle('Position',[1593.75 -1968.75 93.75 93.75], 'FaceColor',[0 0 0]);
rectangle('Position',[1500 -2062.5 93.75 93.75], 'FaceColor',[1 1 1]);
rectangle('Position',[1593.75 -2062.5 93.75 93.75], 'FaceColor',[1 1 1]);
rectangle('Position',[1687.5 -1968.75 93.75 93.75], 'FaceColor',[0 0 0]);
rectangle('Position',[1781.25 -1968.75 93.75 93.75], 'FaceColor',[1 1 1]);
rectangle('Position',[1687.5 -2062.5 93.75 93.75], 'FaceColor',[1 1 1]);
rectangle('Position',[1781.25 -2062.5 93.75 93.75], 'FaceColor',[1 1 1]);
rectangle('Position',[2625 -1593.75 93.75 93.75], 'FaceColor',[1 1 1]);
rectangle('Position',[2718.75 -1593.75 93.75 93.75], 'FaceColor',[0 0 0]);
rectangle('Position',[2625 -1687.5 93.75 93.75], 'FaceColor',[1 1 1]);
rectangle('Position',[2718.75 -1687.5 93.75 93.75], 'FaceColor',[0 0 0]);
rectangle('Position',[2812.5 -1781.25 93.75 93.75], 'FaceColor',[1 1 1]);
rectangle('Position',[2906.25 -1781.25 93.75 93.75], 'FaceColor',[0 0 0]);
rectangle('Position',[2812.5 -1875 93.75 93.75], 'FaceColor',[1 1 1]);
rectangle('Position',[2906.25 -1875 93.75 93.75], 'FaceColor',[0 0 0]);
rectangle('Position',[2812.5 -1968.75 93.75 93.75], 'FaceColor',[1 1 1]);
rectangle('Position',[2906.25 -1968.75 93.75 93.75], 'FaceColor',[0 0 0]);
rectangle('Position',[2812.5 -2062.5 93.75 93.75], 'FaceColor',[1 1 1]);
rectangle('Position',[2906.25 -2062.5 93.75 93.75], 'FaceColor',[0 0 0]);
rectangle('Position',[1500 -2343.75 93.75 93.75], 'FaceColor',[0 0 0]);
rectangle('Position',[1593.75 -2343.75 93.75 93.75], 'FaceColor',[0 0 0]);
rectangle('Position',[1500 -2437.5 93.75 93.75], 'FaceColor',[1 1 1]);
rectangle('Position',[1593.75 -2437.5 93.75 93.75], 'FaceColor',[0 0 0]);
rectangle('Position',[1500 -2531.25 93.75 93.75], 'FaceColor',[1 1 1]);
rectangle('Position',[1593.75 -2531.25 93.75 93.75], 'FaceColor',[0 0 0]);
rectangle('Position',[1500 -2625 93.75 93.75], 'FaceColor',[1 1 1]);
rectangle('Position',[1593.75 -2625 93.75 93.75], 'FaceColor',[0 0 0]);
rectangle('Position',[1875 -2531.25 93.75 93.75], 'FaceColor',[1 1 1]);
rectangle('Position',[1968.75 -2531.25 93.75 93.75], 'FaceColor',[1 1 1]);
rectangle('Position',[1875 -2625 93.75 93.75], 'FaceColor',[0 0 0]);
rectangle('Position',[1968.75 -2625 93.75 93.75], 'FaceColor',[0 0 0]);
rectangle('Position',[2062.5 -2531.25 93.75 93.75], 'FaceColor',[1 1 1]);
rectangle('Position',[2156.25 -2531.25 93.75 93.75], 'FaceColor',[1 1 1]);
rectangle('Position',[2062.5 -2625 93.75 93.75], 'FaceColor',[0 0 0]);
rectangle('Position',[2156.25 -2625 93.75 93.75], 'FaceColor',[1 1 1]);
rectangle('Position',[1500 -2718.75 93.75 93.75], 'FaceColor',[1 1 1]);
rectangle('Position',[1593.75 -2718.75 93.75 93.75], 'FaceColor',[0 0 0]);
rectangle('Position',[1500 -2812.5 93.75 93.75], 'FaceColor',[1 1 1]);
rectangle('Position',[1593.75 -2812.5 93.75 93.75], 'FaceColor',[0 0 0]);
rectangle('Position',[1500 -2906.25 93.75 93.75], 'FaceColor',[1 1 1]);
rectangle('Position',[1593.75 -2906.25 93.75 93.75], 'FaceColor',[0 0 0]);
rectangle('Position',[1500 -3000 93.75 93.75], 'FaceColor',[0 0 0]);
rectangle('Position',[1593.75 -3000 93.75 93.75], 'FaceColor',[0 0 0]);
rectangle('Position',[1875 -2718.75 93.75 93.75], 'FaceColor',[0 0 0]);
rectangle('Position',[1968.75 -2718.75 93.75 93.75], 'FaceColor',[0 0 0]);
rectangle('Position',[1875 -2812.5 93.75 93.75], 'FaceColor',[1 1 1]);
rectangle('Position',[1968.75 -2812.5 93.75 93.75], 'FaceColor',[1 1 1]);
rectangle('Position',[2062.5 -2718.75 93.75 93.75], 'FaceColor',[0 0 0]);
rectangle('Position',[2156.25 -2718.75 93.75 93.75], 'FaceColor',[1 1 1]);
rectangle('Position',[2062.5 -2812.5 93.75 93.75], 'FaceColor',[1 1 1]);
rectangle('Position',[2156.25 -2812.5 93.75 93.75], 'FaceColor',[1 1 1]);
rectangle('Position',[1875 -2906.25 93.75 93.75], 'FaceColor',[1 1 1]);
rectangle('Position',[1968.75 -2906.25 93.75 93.75], 'FaceColor',[1 1 1]);
rectangle('Position',[1875 -3000 93.75 93.75], 'FaceColor',[0 0 0]);
rectangle('Position',[1968.75 -3000 93.75 93.75], 'FaceColor',[0 0 0]);
rectangle('Position',[2062.5 -2906.25 93.75 93.75], 'FaceColor',[1 1 1]);
rectangle('Position',[2156.25 -2906.25 93.75 93.75], 'FaceColor',[1 1 1]);
rectangle('Position',[2062.5 -3000 93.75 93.75], 'FaceColor',[0 0 0]);
rectangle('Position',[2156.25 -3000 93.75 93.75], 'FaceColor',[0 0 0]);
rectangle('Position',[2250 -2343.75 93.75 93.75], 'FaceColor',[0 0 0]);
rectangle('Position',[2343.75 -2343.75 93.75 93.75], 'FaceColor',[0 0 0]);
rectangle('Position',[2250 -2437.5 93.75 93.75], 'FaceColor',[1 1 1]);
rectangle('Position',[2343.75 -2437.5 93.75 93.75], 'FaceColor',[1 1 1]);
rectangle('Position',[2625 -2343.75 93.75 93.75], 'FaceColor',[0 0 0]);
rectangle('Position',[2718.75 -2343.75 93.75 93.75], 'FaceColor',[0 0 0]);
rectangle('Position',[2625 -2437.5 93.75 93.75], 'FaceColor',[1 1 1]);
rectangle('Position',[2718.75 -2437.5 93.75 93.75], 'FaceColor',[1 1 1]);
rectangle('Position',[2812.5 -2343.75 93.75 93.75], 'FaceColor',[0 0 0]);
rectangle('Position',[2906.25 -2343.75 93.75 93.75], 'FaceColor',[0 0 0]);
rectangle('Position',[2812.5 -2437.5 93.75 93.75], 'FaceColor',[1 1 1]);
rectangle('Position',[2906.25 -2437.5 93.75 93.75], 'FaceColor',[0 0 0]);
rectangle('Position',[2812.5 -2531.25 93.75 93.75], 'FaceColor',[1 1 1]);
rectangle('Position',[2906.25 -2531.25 93.75 93.75], 'FaceColor',[0 0 0]);
rectangle('Position',[2812.5 -2625 93.75 93.75], 'FaceColor',[1 1 1]);
rectangle('Position',[2906.25 -2625 93.75 93.75], 'FaceColor',[0 0 0]);
rectangle('Position',[2437.5 -2718.75 93.75 93.75], 'FaceColor',[0 0 0]);
rectangle('Position',[2531.25 -2718.75 93.75 93.75], 'FaceColor',[0 0 0]);
rectangle('Position',[2437.5 -2812.5 93.75 93.75], 'FaceColor',[1 1 1]);
rectangle('Position',[2531.25 -2812.5 93.75 93.75], 'FaceColor',[1 1 1]);
rectangle('Position',[2250 -2906.25 93.75 93.75], 'FaceColor',[1 1 1]);
rectangle('Position',[2343.75 -2906.25 93.75 93.75], 'FaceColor',[1 1 1]);
rectangle('Position',[2250 -3000 93.75 93.75], 'FaceColor',[0 0 0]);
rectangle('Position',[2343.75 -3000 93.75 93.75], 'FaceColor',[0 0 0]);
rectangle('Position',[2437.5 -2906.25 93.75 93.75], 'FaceColor',[1 1 1]);
rectangle('Position',[2531.25 -2906.25 93.75 93.75], 'FaceColor',[1 1 1]);
rectangle('Position',[2437.5 -3000 93.75 93.75], 'FaceColor',[0 0 0]);
rectangle('Position',[2531.25 -3000 93.75 93.75], 'FaceColor',[0 0 0]);
rectangle('Position',[2812.5 -2718.75 93.75 93.75], 'FaceColor',[1 1 1]);
rectangle('Position',[2906.25 -2718.75 93.75 93.75], 'FaceColor',[0 0 0]);
rectangle('Position',[2812.5 -2812.5 93.75 93.75], 'FaceColor',[1 1 1]);
rectangle('Position',[2906.25 -2812.5 93.75 93.75], 'FaceColor',[0 0 0]);
rectangle('Position',[2625 -2906.25 93.75 93.75], 'FaceColor',[1 1 1]);
rectangle('Position',[2718.75 -2906.25 93.75 93.75], 'FaceColor',[1 1 1]);
rectangle('Position',[2625 -3000 93.75 93.75], 'FaceColor',[0 0 0]);
rectangle('Position',[2718.75 -3000 93.75 93.75], 'FaceColor',[0 0 0]);
rectangle('Position',[2812.5 -2906.25 93.75 93.75], 'FaceColor',[1 1 1]);
rectangle('Position',[2906.25 -2906.25 93.75 93.75], 'FaceColor',[0 0 0]);
rectangle('Position',[2812.5 -3000 93.75 93.75], 'FaceColor',[0 0 0]);
rectangle('Position',[2906.25 -3000 93.75 93.75], 'FaceColor',[0 0 0]);
X=[2800,2718.75,2578.12,2484.38,2343.75,2343.75,2156.25,2062.5,1828.12,1734.38,1640.62,1546.88,1406.25,1218.75,1406.25,1218.75,1031.25,843.75,656.25,515.625,421.875,328.125,234.375,234.375,328.125,468.75,328.125,328.125,281.25,140.625,140.625,281.25,200];
Y=[-2800,-2718.75,-2765.62,-2765.62,-2718.75,-2531.25,-2343.75,-2062.5,-2015.62,-2015.62,-2015.62,-2015.62,-1968.75,-1968.75,-1781.25,-1593.75,-1406.25,-1218.75,-1218.75,-1359.38,-1453.12,-1546.88,-1640.62,-1734.38,-1828.12,-1968.75,-2109.38,-2203.12,-2343.75,-2484.38,-2578.12,-2718.75,-2800];
hold on;
plot(X,Y,'r');
plot(X,Y,'bo');
legend('10237.8','Location','southoutside');
